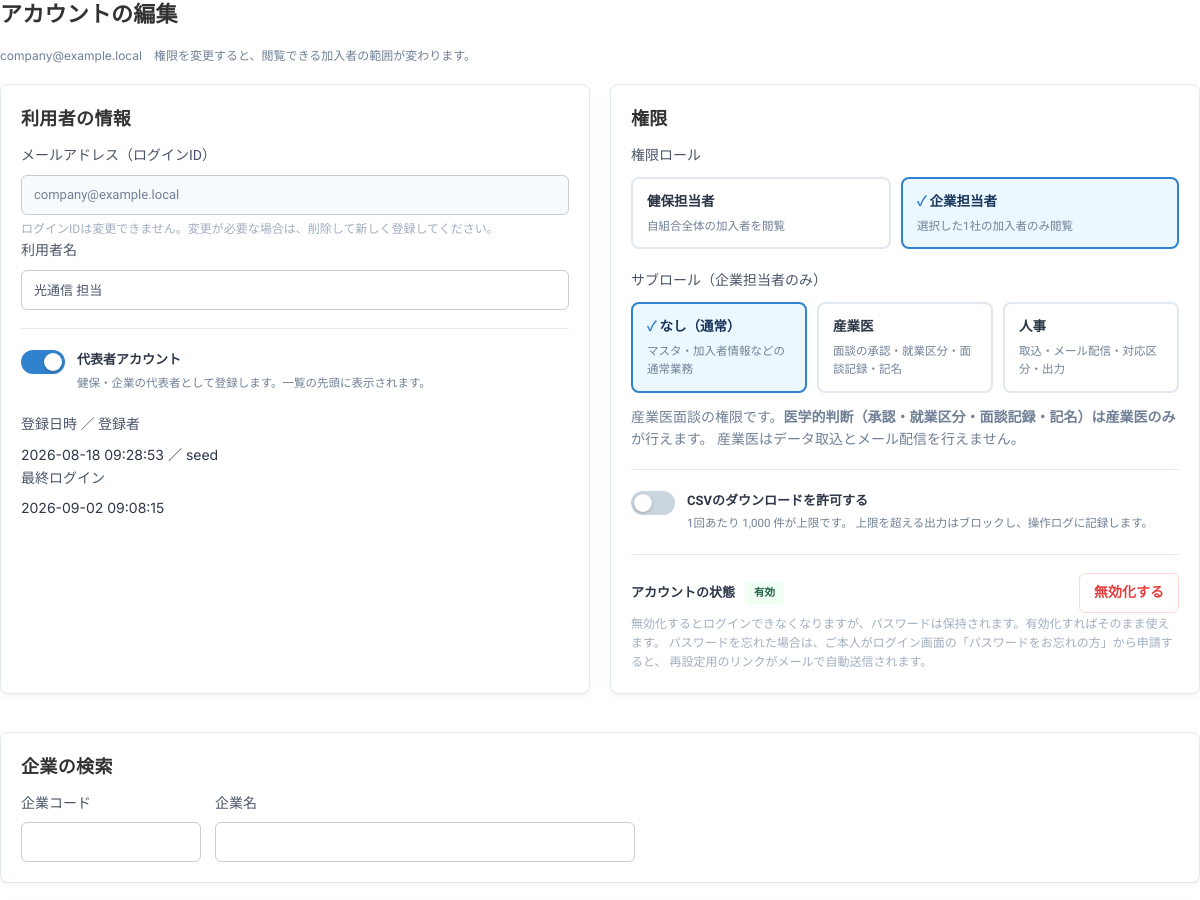
/accounts/2/edit (signed in, upper part), run on an earlier commit of the app's database.
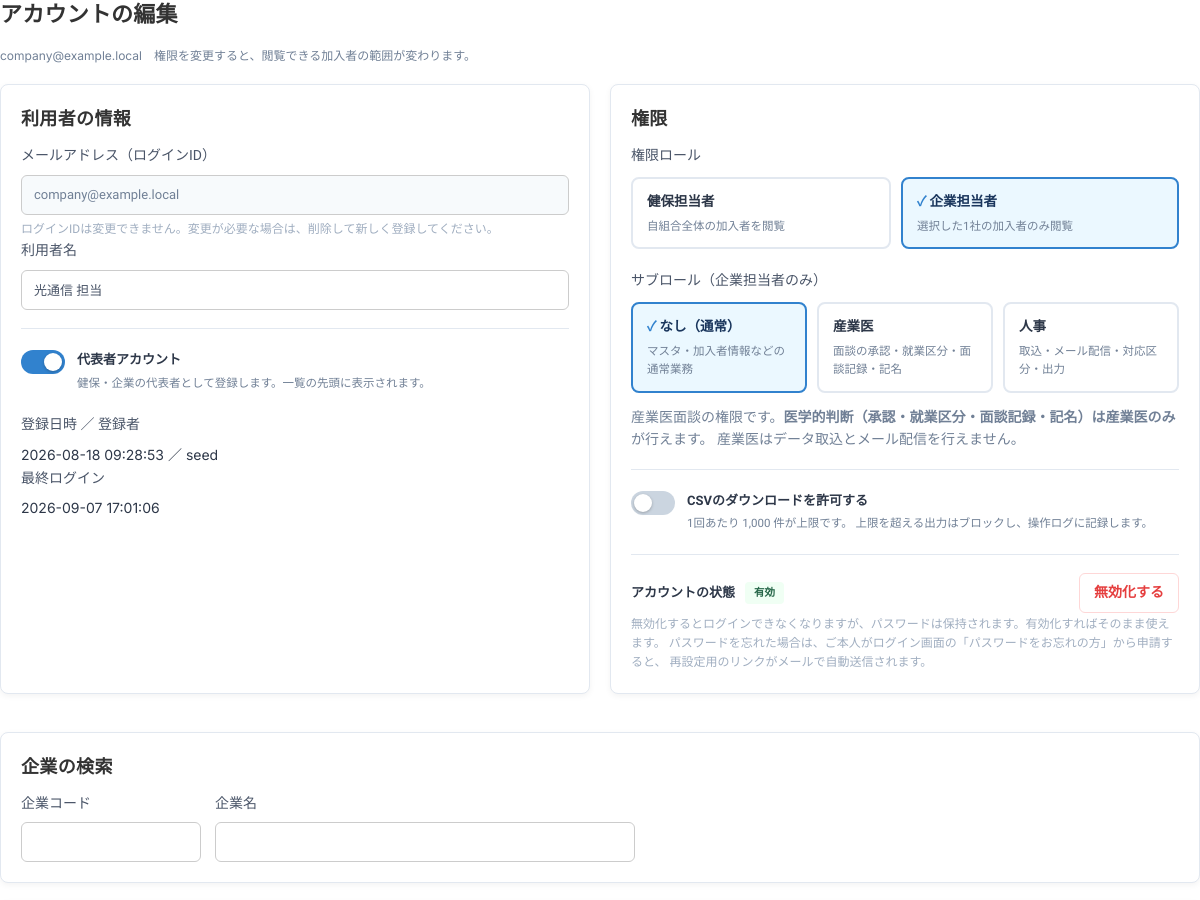
And on a later commit of the database.
### tables this page shows
CREATE TABLE account (
  id            INTEGER PRIMARY KEY AUTOINCREMENT,
  email         TEXT NOT NULL UNIQUE,
  name          TEXT NOT NULL,
  role          TEXT NOT NULL,
  view_scope    TEXT NOT NULL,
  can_download  INTEGER NOT NULL DEFAULT 0,
  is_primary    INTEGER NOT NULL DEFAULT 0,   -- 代表者アカウント
  kenpo_id      INTEGER REFERENCES kenpo(id),
  company_id    INTEGER REFERENCES company(id),
  dept_id       INTEGER REFERENCES department(id),   -- 部署の管理者の場合
  status        TEXT NOT NULL DEFAULT 'invited',   -- invited / active / disabled / deleted
  password_hash TEXT,
  invite_token  TEXT,
  invite_expire TEXT,
  reset_token   TEXT,
  reset_expire  TEXT,
  reset_at      TEXT,
  created_by    TEXT,
  created_at    TEXT NOT NULL DEFAULT (datetime('now','localtime')),
  updated_at    TEXT,
  activated_at  TEXT,
  last_login_at TEXT
, sub_role TEXT NOT NULL DEFAULT '');

### app.py (the view, shortened to what this page needs)
@app.route("/accounts/<int:aid>/edit", methods=["GET", "POST"])
@login_required
def accounts_edit(aid):
    db, acc = get_db(), current_account()
    row = _target_account(aid)
    if not row:
        flash("対象のアカウントを操作する権限がありません。", "error")
        return redirect(url_for("accounts"))
    if row["id"] == acc["id"]:
        flash("自分の利用者名・メールアドレス・パスワードは「マイアカウント」で変更できます。"
              "権限ロール・担当する範囲の変更は別の管理者に依頼してください。", "error")
        return redirect(url_for("me_account"))
    if row["status"] == "deleted":
        flash("削除済みのアカウントは編集できません。", "error")
        return redirect(url_for("accounts"))
    comps = scoped_companies(acc)
    roles = issuable_roles(acc)
    kenpos = db.execute("SELECT * FROM kenpo ORDER BY code").fetchall()
    cur_ids = account_company_ids(row["id"])
    inv_url = ext_url("invite", token=row["invite_token"]) \
        if row["status"] == "invited" and row["invite_token"] else None
    inv_expired = bool(row["status"] == "invited"
                       and (row["invite_expire"] or "") < now())
    def edit_page(**extra):
        once = session.pop("setpw_once", None)
        if once and once.get("aid") == aid:
            extra.setdefault("generated", once.get("pw"))
        return render_template("accounts_edit.html", row=row, comps=comps, roles=roles,
                               kenpos=kenpos, selected=cur_ids,
                               inv_url=inv_url, inv_expired=inv_expired,
                               offs=scoped_offices(acc), depts=scoped_departments(acc),
                               sel_offices=set(account_scope_ids(aid)["office"]),
                               sel_depts=set(account_scope_ids(aid)["dept"]),
                               hours=INVITE_HOURS, **extra)
    if request.method == "GET":
        return edit_page()

### app.py (called while the page is built, shortened)
def feature_na(key, role_key):
    return role_key in FEATURE_NA_ROLES.get(key, ())

def get_db():
    if "db" not in g:
        g.db = sqlite3.connect(DB_PATH)
        g.db.row_factory = sqlite3.Row
        g.db.execute("PRAGMA foreign_keys = ON")
    return g.db

def asset_ver(name="app.css"):
    try:
        return str(int(os.path.getmtime(os.path.join(BASE_DIR, "static", name))))
    except OSError:
        return "0"

@app.context_processor
def inject_asset_ver():
    return {"ASSET_V": asset_ver()}

def real_account():
    aid = session.get("account_id")
    if not aid:
        return None
    if "real_acc" not in g:
        g.real_acc = get_db().execute(
            "SELECT * FROM account WHERE id=? AND status='active'", (aid,)).fetchone()
    return g.real_acc

def support_kenpo():
    kid = session.get("support_kenpo_id")
    if not kid:
        return None

def sub_role(acc):
    if not acc:
        return ""
    try:
        v = acc["sub_role"]
    except (KeyError, IndexError):
        return ""
    return (v or "") if v in SUB_ROLE_LABELS else ""

def is_doctor(acc=None):
    return sub_role(acc if acc is not None else current_account()) == "doctor"

### templates/accounts_edit.html (shortened to what this page needs)
{% extends LAYOUT %}{% from "_pickers.html" import kenpo_picker, company_picker, picker_script %}{% block body %}
<h1 class="page-title">アカウントの編集</h1>
<p class="page-lead"><span class="mono">{{ row.email }}</span>　権限を変更すると、閲覧できる加入者の範囲が変わります。</p>
<form method="post">
<div class="form-grid">
  <div class="block">
    <h2>利用者の情報</h2>
    <div class="search-group"><label>メールアドレス（ログインID）</label>
      <input type="text" value="{{ row.email }}" disabled style="width:100%">
      <p class="hint">ログインIDは変更できません。変更が必要な場合は、削除して新しく登録してください。</p></div>
    <div class="search-group"><label for="name">利用者名</label>
      <input type="text" id="name" name="name" required style="width:100%"
        value="{{ (form.name if form else row.name) }}"></div>
    <hr class="switch-sep">
    <label class="switch">
      <span class="track"></span>
      <span class="sw-body"><b>代表者アカウント</b>
        <span>健保・企業の代表者として登録します。一覧の先頭に表示されます。</span></span>
    </label>
    <div class="search-group" style="margin-top:12px"><label>登録日時 ／ 登録者</label>
      <p class="mono">{{ row.created_at or '—' }} ／ {{ row.created_by or '—' }}</p></div>
    <div class="search-group"><label>最終ログイン</label>
      <p class="mono">{{ row.last_login_at or '—' }}</p></div>
  </div>
  <div class="block">
    <h2>権限</h2>
{% set SCOPE_OF = {'system_admin':'全健保の加入者を閲覧',
                    'kenpo_user':'自組合全体の加入者を閲覧',
                    'company_user':'選択した1社の加入者のみ閲覧'} %}
    {% set cur = (form.role if form else row.role) %}
    <div class="search-group"><label>権限ロール</label>
      <div class="role-pick">
        {% for r in roles %}
        <label class="role-btn">
          <span class="role-box"><b>{{ ROLE_LABELS[r] }}</b><em>{{ SCOPE_OF[r] }}</em></span>
        </label>
        {% endfor %}
      </div></div>
    {% set cursub = (form.sub_role if form else sub_role_of(row)) or '' %}
    <div class="search-group" id="subrole-group" style="margin-top:12px">
      <label>サブロール（企業担当者のみ）</label>
      <div class="role-pick">
        <label class="role-btn">
          <span class="role-box"><b>なし（通常）</b><em>マスタ・加入者情報などの通常業務</em></span>
        </label>
        <label class="role-btn">
          <span class="role-box"><b>産業医</b><em>面談の承認・就業区分・面談記録・記名</em></span>
        </label>
        <label class="role-btn">
          <span class="role-box"><b>人事</b><em>取込・メール配信・対応区分・出力</em></span>
        </label>
      </div>
      <p class="fld-help">産業医面談の権限です。<b>医学的判断（承認・就業区分・面談記録・記名）は産業医のみ</b>が行えます。
        産業医はデータ取込とメール配信を行えません。</p>
    </div>
    <hr class="switch-sep">
    <label class="switch">
      <span class="track"></span>
      <span class="sw-body"><b>CSVのダウンロードを許可する</b>
        <span>1回あたり {{ '{:,}'.format(MAX_EXPORT_ROWS) }} 件が上限です。
          上限を超える出力はブロックし、操作ログに記録します。</span></span>
    </label>
    <hr class="switch-sep">
    <div class="acc-state">
      <div class="acc-state-info">
        <span class="k">アカウントの状態</span>
        <span class="st st-{{ row.status }}">{{ STATUS_LABELS.get(row.status, row.status) }}</span>
      </div>
      <div class="actions">
        <button type="submit" form="state-form" class="btn-sm"
                {% if row.status != 'disabled' %}style="color:var(--error);border-color:#fed7d7;"{% endif %}>
          {{ '有効化する' if row.status == 'disabled' else '無効化する' }}</button>
      </div>
    </div>
    <p class="hint">
      {% if row.status == 'disabled' %}有効化すると、これまでのパスワードでログインできるようになります。
      {% else %}無効化するとログインできなくなりますが、パスワードは保持されます。有効化すればそのまま使えます。{% endif %}
      パスワードを忘れた場合は、ご本人がログイン画面の「パスワードをお忘れの方」から申請すると、
      再設定用のリンクがメールで自動送信されます。</p>
  </div>
</div>
{{ company_picker(comps, selected, acc) }}
</form>
{% endblock %}

What changed in the data, as far as the page shows it:
changed account "seed": last_login_at "2026-09-02 09:08:15" → "2026-09-07 17:01:06"
